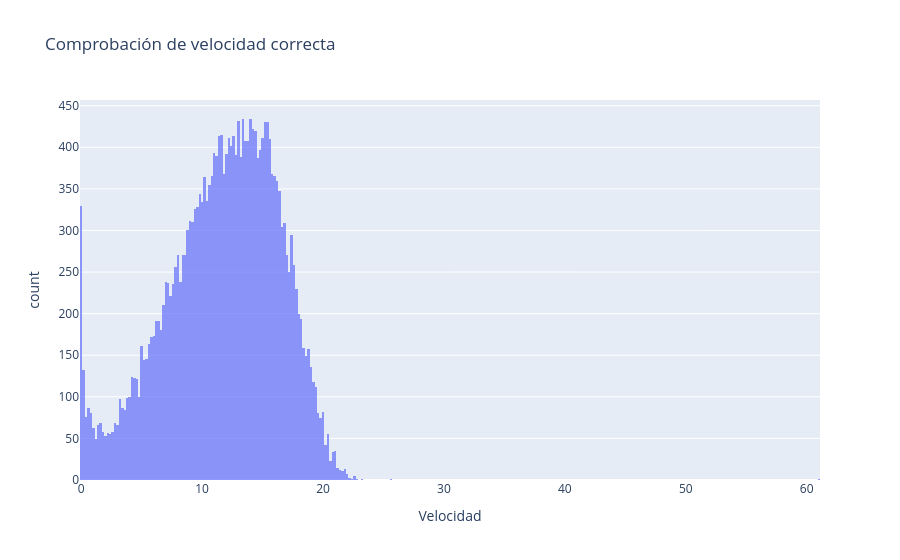

Write notebook code for a chart like this one.
### Markdown cell above
Observamos en la parte inferior un alto número de valores cercanos a velocidad 0 con valores altos de tiempo. Por otro lado, los valores con distancias altas, podrían no ser outliers necesariamente. Para comprobarlo, vamos a calcular la velocidad media y vamos a filtrar los valores que difieran mucho de ella.

### Code cell
fig = px.histogram(
    df,
    x='vel',
    title='Comprobación de velocidad correcta',
    labels={'vel': 'Velocidad'},
    opacity=0.7
)

fig.show()

### Figure 1 — Plotly figure (JSON) as saved in the notebook; plotly's stock layout.template omitted (floating-point values rounded to 4 significant figures; data arrays with more than 128 entries replaced by an {"elided": "..."} marker saying what was removed)
{"data": [{"alignmentgroup": "True", "bingroup": "x", "hovertemplate": "Velocidad=%{x}<br>count=%{y}<extra></extra>", "legendgroup": "", "marker": {"color": "#636efa", "opacity": 0.7, "pattern": {"shape": ""}}, "name": "", "offsetgroup": "", "orientation": "v", "showlegend": false, "type": "histogram", "x": {"elided": "24814 float values"}, "xaxis": "x", "yaxis": "y"}], "layout": {"barmode": "relative", "legend": {"tracegroupgap": 0}, "title": {"text": "Comprobación de velocidad correcta"}, "xaxis": {"anchor": "y", "domain": [0, 1], "title": {"text": "Velocidad"}}, "yaxis": {"anchor": "x", "domain": [0, 1], "title": {"text": "count"}}}}
